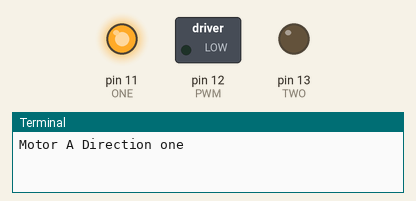
Simulated run of this program. Board: Raspberry Pi (header pin numbers). On the bench: switched loads named in the program (green lamp = pin HIGH), output pins drawn as LEDs (lit = HIGH), the last lines printed to the terminal. At 4.0 s the program stops and its outputs stay as they are.

Above: at 0.1 s.
At 2.1 s:
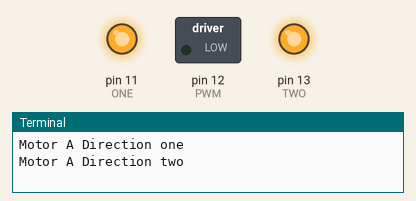
At 4.1 s:
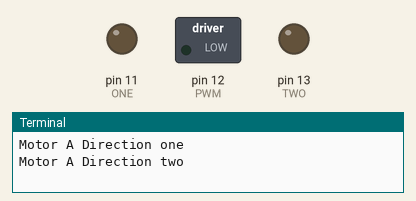
Timing chart, 0 to 5.5 s (numbered marks = the images above):
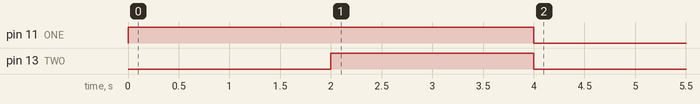

Measured:
- by itself, pin 11 (ONE): LOW → HIGH at 0.00 s, → LOW 4.0 s later
- by itself, pin 13 (TWO): LOW → HIGH at 2.0 s, → LOW 2.0 s later

The program:

GCFGF.py
```python
import RPi.GPIO as GPIO
import time
GPIO.setmode(GPIO.BOARD)
ONE=11
TWO=13
PWM=12
GPIO.setup(ONE,GPIO.OUT)
GPIO.setup(TWO,GPIO.OUT)
GPIO.setup(PWM,GPIO.OUT)
print "Motor A Direction one"
GPIO.output(ONE, GPIO.HIGH)

time.sleep(2)

GPIO.output(TWO, GPIO.LOW)

print "Motor A Direction two"
GPIO.output(TWO, GPIO.HIGH)

time.sleep(2)

GPIO.output(ONE, GPIO.LOW)

# This command clears the configuration from the GPIO interface
GPIO.cleanup()
```
